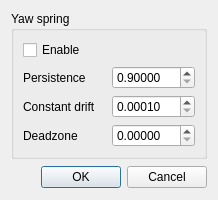
<?xml version="1.0" encoding="UTF-8"?>
<ui version="4.0">
 <class>dialog_rift_025</class>
 <widget class="QWidget" name="dialog_rift_025">
  <property name="windowModality">
   <enum>Qt::NonModal</enum>
  </property>
  <property name="geometry">
   <rect>
    <x>0</x>
    <y>0</y>
    <width>218</width>
    <height>200</height>
   </rect>
  </property>
  <property name="sizePolicy">
   <sizepolicy hsizetype="Minimum" vsizetype="Minimum">
    <horstretch>0</horstretch>
    <verstretch>0</verstretch>
   </sizepolicy>
  </property>
  <property name="windowTitle">
   <string>Oculus Rift tracker settings FaceTrackNoIR</string>
  </property>
  <property name="windowIcon">
   <iconset>
    <normaloff>images/FaceTrackNoIR.png</normaloff>images/FaceTrackNoIR.png</iconset>
  </property>
  <property name="layoutDirection">
   <enum>Qt::LeftToRight</enum>
  </property>
  <property name="autoFillBackground">
   <bool>false</bool>
  </property>
  <layout class="QGridLayout" name="gridLayout_2">
   <item row="0" column="0">
    <widget class="QGroupBox" name="groupBox">
     <property name="title">
      <string>Yaw spring</string>
     </property>
     <layout class="QGridLayout" name="gridLayout">
      <item row="0" column="0">
       <widget class="QCheckBox" name="yawSpring">
        <property name="text">
         <string>Enable</string>
        </property>
       </widget>
      </item>
      <item row="1" column="0">
       <widget class="QLabel" name="label">
        <property name="text">
         <string>Persistence</string>
        </property>
       </widget>
      </item>
      <item row="1" column="1">
       <widget class="QDoubleSpinBox" name="persistence">
        <property name="sizePolicy">
         <sizepolicy hsizetype="Preferred" vsizetype="Preferred">
          <horstretch>0</horstretch>
          <verstretch>0</verstretch>
         </sizepolicy>
        </property>
        <property name="minimumSize">
         <size>
          <width>0</width>
          <height>23</height>
         </size>
        </property>
        <property name="decimals">
         <number>5</number>
        </property>
        <property name="minimum">
         <double>0.900000000000000</double>
        </property>
        <property name="maximum">
         <double>1.000000000000000</double>
        </property>
        <property name="singleStep">
         <double>0.001000000000000</double>
        </property>
       </widget>
      </item>
      <item row="2" column="0">
       <widget class="QLabel" name="label_2">
        <property name="text">
         <string>Constant drift</string>
        </property>
       </widget>
      </item>
      <item row="2" column="1">
       <widget class="QDoubleSpinBox" name="constantDrift">
        <property name="sizePolicy">
         <sizepolicy hsizetype="Preferred" vsizetype="Preferred">
          <horstretch>0</horstretch>
          <verstretch>0</verstretch>
         </sizepolicy>
        </property>
        <property name="minimumSize">
         <size>
          <width>0</width>
          <height>23</height>
         </size>
        </property>
        <property name="decimals">
         <number>5</number>
        </property>
        <property name="minimum">
         <double>0.000100000000000</double>
        </property>
        <property name="maximum">
         <double>0.100000000000000</double>
        </property>
        <property name="singleStep">
         <double>0.001000000000000</double>
        </property>
       </widget>
      </item>
      <item row="3" column="0">
       <widget class="QLabel" name="label_3">
        <property name="text">
         <string>Deadzone</string>
        </property>
       </widget>
      </item>
      <item row="3" column="1">
       <widget class="QDoubleSpinBox" name="deadzone">
        <property name="sizePolicy">
         <sizepolicy hsizetype="Preferred" vsizetype="Preferred">
          <horstretch>0</horstretch>
          <verstretch>0</verstretch>
         </sizepolicy>
        </property>
        <property name="minimumSize">
         <size>
          <width>0</width>
          <height>23</height>
         </size>
        </property>
        <property name="decimals">
         <number>5</number>
        </property>
        <property name="maximum">
         <double>0.100000000000000</double>
        </property>
        <property name="singleStep">
         <double>0.010000000000000</double>
        </property>
       </widget>
      </item>
     </layout>
    </widget>
   </item>
   <item row="1" column="0">
    <widget class="QDialogButtonBox" name="buttonBox">
     <property name="sizePolicy">
      <sizepolicy hsizetype="Preferred" vsizetype="Preferred">
       <horstretch>0</horstretch>
       <verstretch>0</verstretch>
      </sizepolicy>
     </property>
     <property name="standardButtons">
      <set>QDialogButtonBox::Cancel|QDialogButtonBox::Ok</set>
     </property>
    </widget>
   </item>
  </layout>
 </widget>
 <resources/>
 <connections/>
 <slots>
  <slot>startEngineClicked()</slot>
  <slot>stopEngineClicked()</slot>
  <slot>cameraSettingsClicked()</slot>
 </slots>
</ui>
